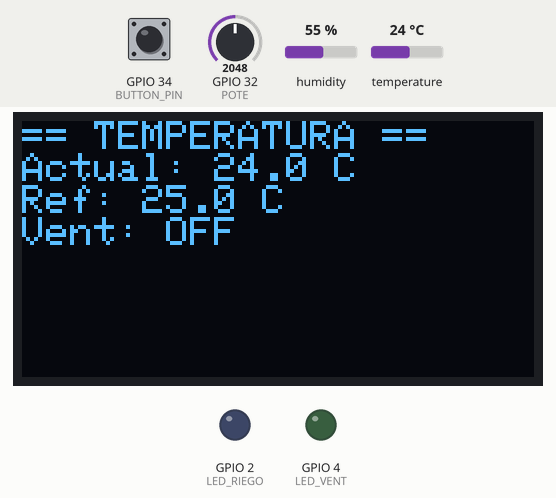
Bench run of a program on a simulated ESP32. On the bench: 128×64 one-colour display, output pins drawn as LEDs (lit = HIGH). Dashed ring = blinking. The inputs (shaded band) are chosen by the test bench; at power-on: temperature 24 °C, GPIO 32 (POTE) = 2048, GPIO 34 (BUTTON_PIN) HIGH, humidity 55 %. Random numbers use the default seed unless the program sets one; what the program prints to the serial monitor is not drawn.

Above: at 3.2 s.
3.3 s: temperature set to 25.6 °C
At 5.3 s:
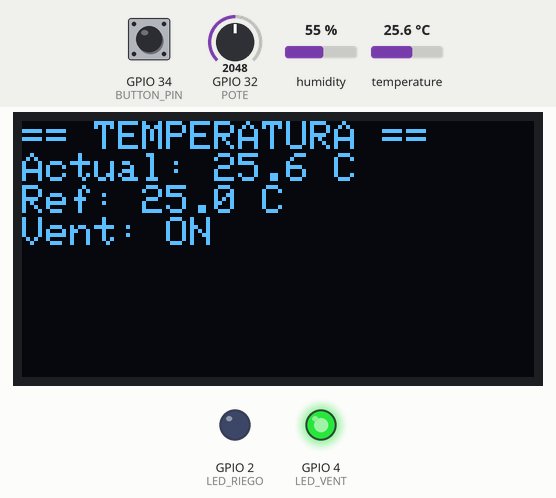
5.6 s: GPIO 32 (POTE) set to 2197
7.1 s: GPIO 32 (POTE) set to 2290
At 8.1 s:
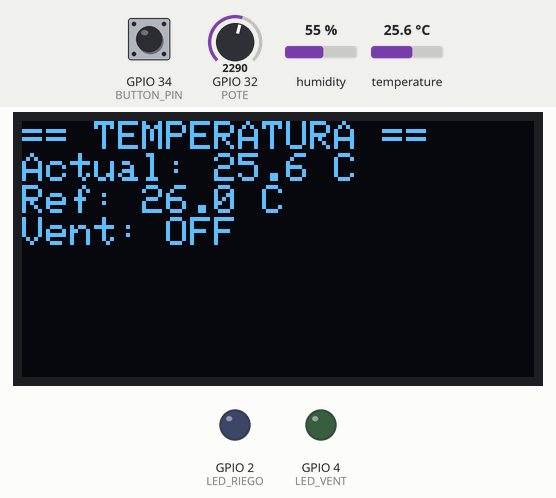
8.6 s: GPIO 34 (BUTTON_PIN) pulled LOW for 0.15 s
At 9.2 s:
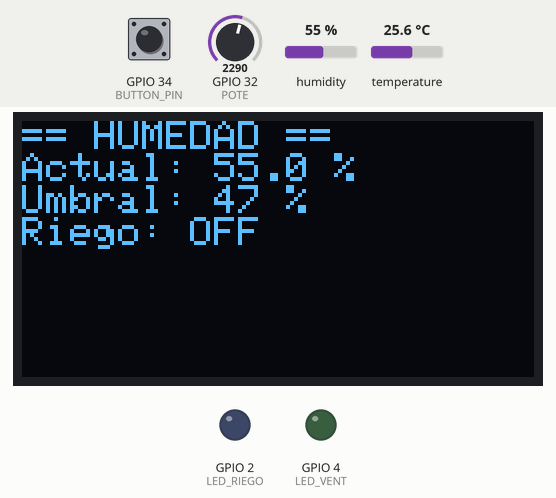
10.2 s: humidity set to 48 %
At 13.3 s:
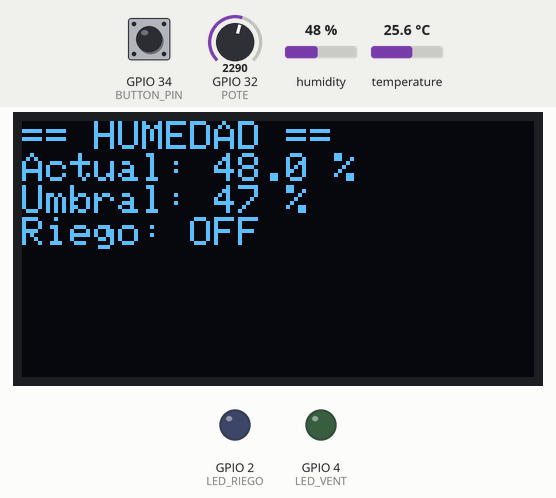
13.6 s: humidity set to 45 %
At 14.5 s:
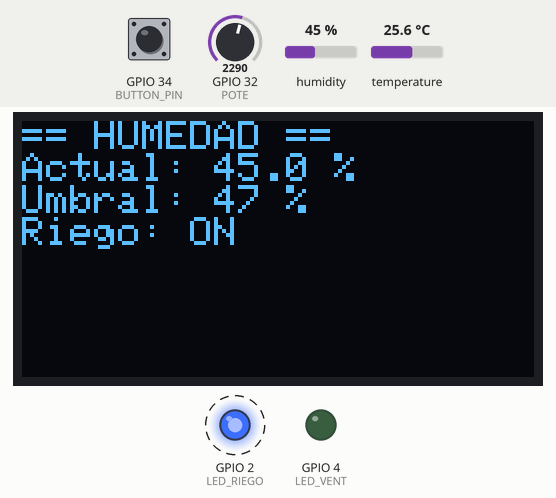
Timing chart, 0 to 18.2 s (numbered marks = the images above; inputs shaded):
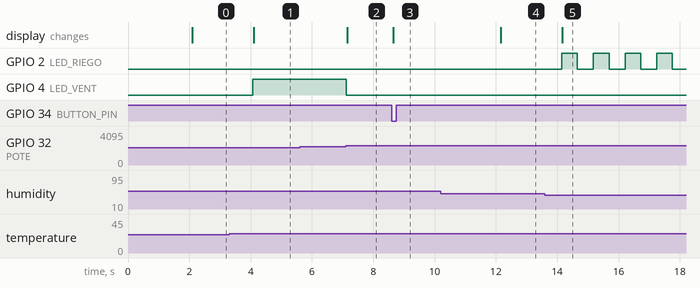

Measured:
- the behaviour switches between 25 and 25.1 °C on temperature (found by bisection; images 0 and 1)
- the behaviour switches between 2252 and 2253 on GPIO 32 (POTE) (found by bisection; images 1 and 2)
- the behaviour switches between 47 and 46 % on humidity (found by bisection; images 4 and 5)
- after the input at 3.3 s, GPIO 4 (LED_VENT): LOW → HIGH after 0.78 s; the display: changes after 0.80 s (image 1)
- after the input at 5.6 s, every drawn part: stays the same
- after the input at 7.1 s, GPIO 4 (LED_VENT): HIGH → LOW at once; the display: changes after 0.05 s (image 2)
- after the input at 8.6 s, the display: changes at once (image 3)
- after the input at 10.2 s, the display: changes after 2.0 s (image 4)
- after the input at 13.6 s, GPIO 2 (LED_RIEGO): alternates HIGH for 0.52 s and LOW for 0.52 s, starting after 0.54 s; the display: changes after 0.57 s (image 5)

The program:

main.cpp
```cpp
#include "Device.h"

// Pines
const short LED_VENT = 4;
const short LED_RIEGO = 2;
const short POTE = 32;
const short BUTTON_PIN = 34;
const short PIN_SENSOR = 33;

Device _device(128, 64, -1, PIN_SENSOR, DHT22);

// Variables globales
int humedadUmbral;
int pantallaActual = 1;
bool estadoVentilacion = false;
bool estadoRiego = false;
unsigned long ultimoTiempoRiego = 0;
bool estadoLedRiego = false;

// --- Variables para debounce (botón)
unsigned long ultimoCambioBoton = 0;          // momento del último cambio válido
int estadoAnteriorBoton = HIGH;               // última lectura conocida
const unsigned long debounceDelayBoton = 200; // ms de bloqueo tras un click

void setup()
{
  Serial.begin(115200);
  pinMode(LED_VENT, OUTPUT);
  pinMode(LED_RIEGO, OUTPUT);
  pinMode(BUTTON_PIN, INPUT_PULLUP);

  _device.begin();
  humedadUmbral = random(40, 61);

  Serial.println("");
  Serial.println("SISTEMA INICIADO");
  Serial.print("Umbral humedad: %");
  Serial.println(humedadUmbral);
  Serial.println("───────────────");
  Serial.println("");

  char buffer[64];
  sprintf(buffer, "Sistema iniciado\nUmbral: %d%%", humedadUmbral);
  _device.showDisplay(buffer);
  delay(2000);
}

void loop()
{
  // Leer sensores
  float temp = _device.readTemp();
  float hum = _device.readHum();

  if (isnan(temp) || isnan(hum))
  {
    Serial.println("Error sensor");
    return;
  }

  // Leer potenciómetro
  int potValue = analogRead(POTE);
  float tempReferencia = map(potValue, 0, 4095, 15, 35);

  // Control ventilación
  if (temp > tempReferencia)
  {
    if (!estadoVentilacion)
    {
      Serial.println("Ventilacion ACTIVADA");
      estadoVentilacion = true;
    }
    digitalWrite(LED_VENT, HIGH);
  }
  else
  {
    if (estadoVentilacion)
    {
      Serial.println("Ventilacion DESACTIVADA");
      estadoVentilacion = false;
    }
    digitalWrite(LED_VENT, LOW);
  }

  // Control riego
  if (hum < humedadUmbral)
  {
    if (!estadoRiego)
    {
      Serial.println("Riego ACTIVADO");
      estadoRiego = true;
      estadoLedRiego = true;
      digitalWrite(LED_RIEGO, HIGH);
      ultimoTiempoRiego = millis();
    }

    // Parpadeo cada 500 ms
    if (millis() - ultimoTiempoRiego > 500)
    {
      estadoLedRiego = !estadoLedRiego;
      digitalWrite(LED_RIEGO, estadoLedRiego);
      ultimoTiempoRiego = millis();
    }
  }
  else
  {
    if (estadoRiego)
    {
      Serial.println("Riego DESACTIVADO");
      estadoRiego = false;
    }
    digitalWrite(LED_RIEGO, LOW);
  }

  // Lectura del botón
  int lecturaActual = digitalRead(BUTTON_PIN);

  if (lecturaActual == LOW && estadoAnteriorBoton == HIGH)
  {
    if (millis() - ultimoCambioBoton > debounceDelayBoton)
    {
      pantallaActual = (pantallaActual == 1) ? 2 : 1;
      ultimoCambioBoton = millis();
    }
  }

  estadoAnteriorBoton = lecturaActual;

  // Mostrar en OLED
  char buffer[128];
  if (pantallaActual == 1)
  {
    snprintf(buffer, sizeof(buffer),
             "== TEMPERATURA ==\nActual: %.1f C\nRef: %.1f C\nVent: %s",
             temp, tempReferencia, estadoVentilacion ? "ON" : "OFF");
  }
  else
  {
    snprintf(buffer, sizeof(buffer),
             "== HUMEDAD ==\nActual: %.1f %%\nUmbral: %d %%\nRiego: %s",
             hum, humedadUmbral, estadoRiego ? "ON" : "OFF");
  }

  _device.showDisplay(buffer);
}
```
